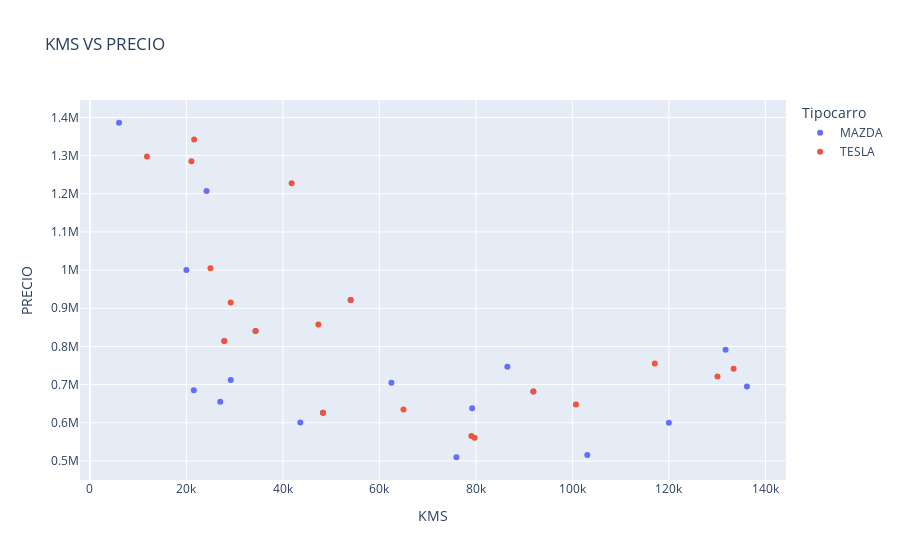

Notebook source saved alongside this figure:
### Code cell
fig = px.scatter(df,x="kms",y="precio",title="KMS VS PRECIO",color="Tipocarro",hover_data="Num_carro")
fig.update_layout(
    xaxis_title="KMS",
    yaxis_title="PRECIO"
)
fig

### Figure 1 — Plotly figure (JSON) as saved in the notebook; plotly's stock layout.template omitted (floating-point values rounded to 4 significant figures)
{"data": [{"customdata": [["Carro1"], ["Carro3"], ["Carro5"], ["Carro7"], ["Carro9"], ["Carro11"], ["Carro13"], ["Carro15"], ["Carro17"], ["Carro19"], ["Carro21"], ["Carro23"], ["Carro25"], ["Carro27"], ["Carro29"], ["Carro31"], ["Carro33"], ["Carro35"], ["Carro37"], ["Carro39"]], "hovertemplate": "Tipocarro=MAZDA<br>kms=%{x}<br>precio=%{y}<br>Num_carro=%{customdata[0]}<extra></extra>", "legendgroup": "MAZDA", "marker": {"color": "#636efa", "symbol": "circle"}, "mode": "markers", "name": "MAZDA", "orientation": "v", "showlegend": true, "type": "scatter", "x": [6048, 20000, 21549, 24184, 27027, 27863, 29197, 34340, 43613, 48312, 54050, 62501, 75969, 79234, 86529, 91919, 103098, 120001, 131757, 136184], "xaxis": "x", "y": [1385956, 1000000, 685300, 1207484, 655402, 814000, 712074, 840400, 600424, 626098, 921800, 704861, 509718, 637758, 747076, 681758, 515768, 600041, 791560, 695002], "yaxis": "y"}, {"customdata": [["Carro2"], ["Carro4"], ["Carro6"], ["Carro8"], ["Carro10"], ["Carro12"], ["Carro14"], ["Carro16"], ["Carro18"], ["Carro20"], ["Carro22"], ["Carro24"], ["Carro26"], ["Carro28"], ["Carro30"], ["Carro32"], ["Carro34"], ["Carro36"], ["Carro38"]], "hovertemplate": "Tipocarro=TESLA<br>kms=%{x}<br>precio=%{y}<br>Num_carro=%{customdata[0]}<extra></extra>", "legendgroup": "TESLA", "marker": {"color": "#EF553B", "symbol": "circle"}, "mode": "markers", "name": "TESLA", "orientation": "v", "showlegend": true, "type": "scatter", "x": [11825, 21048, 21613, 25000, 27863, 29189, 34340, 41827, 47356, 48312, 54050, 65004, 79060, 79743, 91919, 100741, 117084, 130075, 133417], "xaxis": "x", "y": [1297582, 1284844, 1342000, 1005000, 814000, 914936, 840400, 1227600, 857736, 626098, 921800, 635000, 565158, 560846, 681758, 647812, 755014, 721534, 741560], "yaxis": "y"}], "layout": {"legend": {"title": {"text": "Tipocarro"}, "tracegroupgap": 0}, "title": {"text": "KMS VS PRECIO"}, "xaxis": {"anchor": "y", "domain": [0, 1], "title": {"text": "KMS"}}, "yaxis": {"anchor": "x", "domain": [0, 1], "title": {"text": "PRECIO"}}}}
